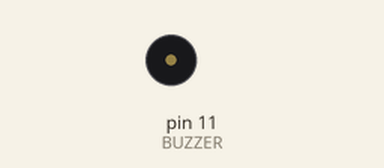
This sketch was run on a simulated Arduino Uno, built with avr-gcc and run on an emulated ATmega328P. On the bench: buzzer (waves = sounding).

Above: at 0.2 s.
At 7.66 s:
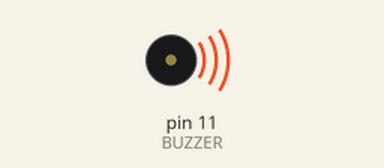
Timing chart, 0 to 8.0 s (numbered marks = the images above):
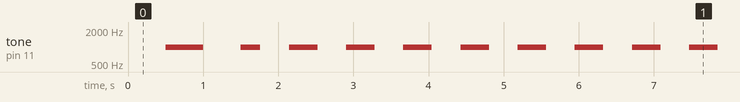

The sketch:

Buzzer.ino
```cpp
const int BUZZER = 11;

unsigned long sound_task;
unsigned long radar_task;
const int SENSOR = 3;
int response_time = 0;
int levelbackup[] = {3, 5, 2};
int sound_level;
int frequency;

void setup(){
  Serial.begin(115200);
  pinMode(BUZZER, OUTPUT);
  sound_task = millis();
  response_time = 0;
  frequency = 500;
}

void loop(){
  if (millis()-radar_task >2){
    response_time++;
    //Serial.println(response_time);
    radar_task = millis();
  }
  if (response_time == 500){
    response_time = 0;
    int sound_level = getMin();
    frequency = 500-(60*sound_level);
  }

  if (millis() - sound_task > frequency){
    tone(BUZZER, 1000);
  }
  if (millis() - sound_task > 2*frequency){
    sound_task = millis();
    noTone(BUZZER);
  }
}

int getMin(){
  int minimum;
  for (int i = 0; i < SENSOR; i++){
    minimum = levelbackup[i];
    if (levelbackup[i] < minimum){
      minimum = levelbackup[i];
    }
  }
  return minimum;
}
```

Measured:
- by itself, tone on pin 11 (BUZZER): goes 1000 Hz 0.50 s, silent 0.50 s, 1000 Hz 0.26 s, 168 × (silent 0.38 s, 1000 Hz 0.38 s), silent 0.38 s, then 1000 Hz
